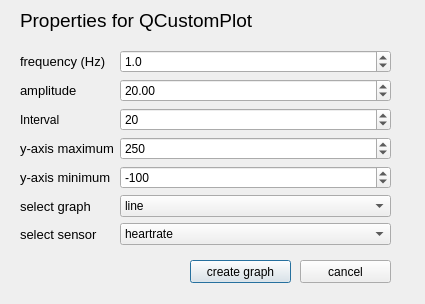
<?xml version="1.0" encoding="UTF-8"?>
<ui version="4.0">
 <class>CreateGraphDialog</class>
 <widget class="QDialog" name="CreateGraphDialog">
  <property name="geometry">
   <rect>
    <x>0</x>
    <y>0</y>
    <width>425</width>
    <height>304</height>
   </rect>
  </property>
  <property name="minimumSize">
   <size>
    <width>220</width>
    <height>260</height>
   </size>
  </property>
  <property name="windowTitle">
   <string>Dialog</string>
  </property>
  <widget class="QPushButton" name="btnCreateGraph">
   <property name="geometry">
    <rect>
     <x>190</x>
     <y>260</y>
     <width>101</width>
     <height>23</height>
    </rect>
   </property>
   <property name="text">
    <string>create graph</string>
   </property>
  </widget>
  <widget class="QPushButton" name="btnCancel">
   <property name="geometry">
    <rect>
     <x>300</x>
     <y>260</y>
     <width>91</width>
     <height>23</height>
    </rect>
   </property>
   <property name="text">
    <string>cancel</string>
   </property>
  </widget>
  <widget class="QWidget" name="formLayoutWidget">
   <property name="geometry">
    <rect>
     <x>20</x>
     <y>50</y>
     <width>371</width>
     <height>201</height>
    </rect>
   </property>
   <layout class="QFormLayout" name="formLayout_3">
    <item row="0" column="0">
     <widget class="QLabel" name="label_5">
      <property name="font">
       <font>
        <pointsize>10</pointsize>
       </font>
      </property>
      <property name="text">
       <string>frequency (Hz)</string>
      </property>
     </widget>
    </item>
    <item row="1" column="0">
     <widget class="QLabel" name="label_2">
      <property name="font">
       <font>
        <pointsize>10</pointsize>
       </font>
      </property>
      <property name="text">
       <string>amplitude </string>
      </property>
     </widget>
    </item>
    <item row="4" column="1">
     <widget class="QDoubleSpinBox" name="cbYAxisMax">
      <property name="decimals">
       <number>0</number>
      </property>
      <property name="minimum">
       <double>-500.000000000000000</double>
      </property>
      <property name="maximum">
       <double>500.000000000000000</double>
      </property>
      <property name="value">
       <double>250.000000000000000</double>
      </property>
     </widget>
    </item>
    <item row="5" column="1">
     <widget class="QDoubleSpinBox" name="cbYAxisMin">
      <property name="decimals">
       <number>0</number>
      </property>
      <property name="minimum">
       <double>-500.000000000000000</double>
      </property>
      <property name="maximum">
       <double>500.000000000000000</double>
      </property>
      <property name="value">
       <double>-100.000000000000000</double>
      </property>
     </widget>
    </item>
    <item row="4" column="0">
     <widget class="QLabel" name="label_6">
      <property name="font">
       <font>
        <pointsize>10</pointsize>
       </font>
      </property>
      <property name="text">
       <string>y-axis maximum</string>
      </property>
     </widget>
    </item>
    <item row="5" column="0">
     <widget class="QLabel" name="label_7">
      <property name="font">
       <font>
        <pointsize>10</pointsize>
       </font>
      </property>
      <property name="text">
       <string>y-axis minimum</string>
      </property>
     </widget>
    </item>
    <item row="2" column="1">
     <widget class="QSpinBox" name="cbInterval">
      <property name="maximum">
       <number>100</number>
      </property>
      <property name="value">
       <number>20</number>
      </property>
     </widget>
    </item>
    <item row="2" column="0">
     <widget class="QLabel" name="label_8">
      <property name="text">
       <string>Interval</string>
      </property>
     </widget>
    </item>
    <item row="6" column="1">
     <widget class="QComboBox" name="cbTypeGraph">
      <item>
       <property name="text">
        <string>line</string>
       </property>
      </item>
      <item>
       <property name="text">
        <string>scatterplot</string>
       </property>
      </item>
      <item>
       <property name="text">
        <string>histogram</string>
       </property>
      </item>
      <item>
       <property name="text">
        <string>bargraph</string>
       </property>
      </item>
     </widget>
    </item>
    <item row="7" column="1">
     <widget class="QComboBox" name="cbTypeSensor">
      <item>
       <property name="text">
        <string>heartrate</string>
       </property>
      </item>
      <item>
       <property name="text">
        <string>accelerometer</string>
       </property>
      </item>
      <item>
       <property name="text">
        <string>skintemperature</string>
       </property>
      </item>
      <item>
       <property name="text">
        <string>lightsensor</string>
       </property>
      </item>
     </widget>
    </item>
    <item row="6" column="0">
     <widget class="QLabel" name="label_9">
      <property name="font">
       <font>
        <pointsize>10</pointsize>
       </font>
      </property>
      <property name="text">
       <string>select graph</string>
      </property>
     </widget>
    </item>
    <item row="7" column="0">
     <widget class="QLabel" name="label_10">
      <property name="font">
       <font>
        <pointsize>10</pointsize>
       </font>
      </property>
      <property name="text">
       <string>select sensor</string>
      </property>
     </widget>
    </item>
    <item row="1" column="1">
     <widget class="QDoubleSpinBox" name="cbAmplitude">
      <property name="value">
       <double>20.000000000000000</double>
      </property>
     </widget>
    </item>
    <item row="0" column="1">
     <widget class="QDoubleSpinBox" name="cbFrequency">
      <property name="decimals">
       <number>1</number>
      </property>
      <property name="maximum">
       <double>50.000000000000000</double>
      </property>
      <property name="singleStep">
       <double>0.100000000000000</double>
      </property>
      <property name="value">
       <double>1.000000000000000</double>
      </property>
     </widget>
    </item>
   </layout>
  </widget>
  <widget class="QLabel" name="label">
   <property name="geometry">
    <rect>
     <x>20</x>
     <y>10</y>
     <width>301</width>
     <height>21</height>
    </rect>
   </property>
   <property name="font">
    <font>
     <pointsize>14</pointsize>
    </font>
   </property>
   <property name="text">
    <string>Properties for QCustomPlot</string>
   </property>
  </widget>
 </widget>
 <tabstops>
  <tabstop>btnCreateGraph</tabstop>
  <tabstop>btnCancel</tabstop>
 </tabstops>
 <resources/>
 <connections/>
</ui>
